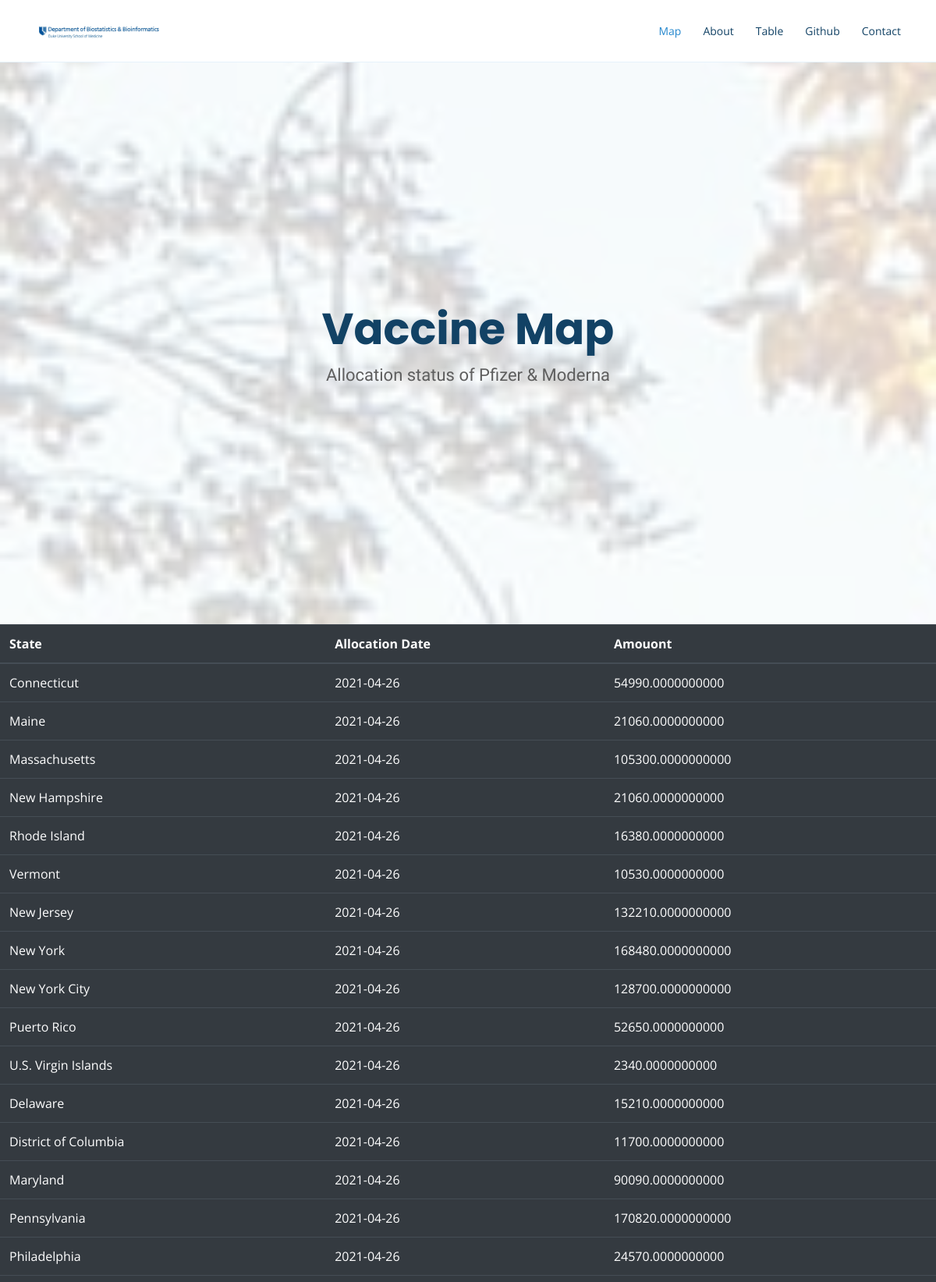
Screenshot of /table (upper part) with the database file from the repository.
### tables this page shows
CREATE TABLE Pfizer_allocation( 
    Jurisdiction          VARCHAR (255),
    Week_of_allocation      VARCHAR2 (255),
    first_dose_allocation   Numeric (20),
    second_dose_allocation  Numeric(20)
    );

### main/route.py (the view)
@app.route('/table')
def table_page():
    entry = db.session.query(pfizer).all()
    return render_template('table.html',items=entry)

### main/templates/table.html (shortened to what this page needs)
{% extends 'base.html' %}
{% block content %}
  <table class="table table-hover table-dark">
  <thead>
      <tr>
          <th scope="col">State</th>
          <th scope="col">Allocation Date</th>
          <th scope="col">Amouont</th>
      </tr>
  </thead>
  <tbody>
      {% for entry in items %}
          <tr>
              <td>{{ entry.Jurisdiction }}</td>
              <td>{{ entry.Week_of_allocation }}</td>
              <td>{{ entry.first_dose_allocation }}</td>
          </tr>
      {% endfor %}
  </tbody>
  </table>
{% endblock%}

### main/templates/base.html (shortened to what this page needs)
<!doctype html>
<html lang="en">
    <head>
        <link href="static/assets/vendor/bootstrap/css/bootstrap.min.css" rel="stylesheet">
        <link href="static/assets/vendor/icofont/icofont.min.css" rel="stylesheet">
        <link href="static/assets/vendor/boxicons/css/boxicons.min.css" rel="stylesheet">
        <link href="static/assets/vendor/remixicon/remixicon.css" rel="stylesheet">
        <link href="static/assets/vendor/venobox/venobox.css" rel="stylesheet">
        <link href="static/assets/vendor/owl.carousel/assets/owl.carousel.min.css" rel="stylesheet">
        <link href="static/assets/vendor/aos/aos.css" rel="stylesheet">
        <link href="static/assets/css/style.css" rel="stylesheet">
<link rel="stylesheet" href="https://unpkg.com/bootstrap-table@1.18.3/dist/bootstrap-table.min.css">
    </head>
    <body data-aos-easing="ease" data-aos-duration="1000" data-aos-delay="0">
        <header id="header" class="fixed-top">
            <div class="container d-flex align-items-center">
              <h1 class="logo mr-auto"><img src="static/img/DUSOM_dept_biostat.png" alt="DUSOM_dept_biostat.pdf" width="50%" height="50%"></h1>
              <nav class="nav-menu d-none d-lg-block">
                <ul>
                  <li class="active"><a href="{{ url_for('map_page') }}#map">Map</a></li>
                  <li class=""><a href="{{ url_for('map_page') }}#about">About</a></li>
                  <li class=""><a href="{{ url_for('table_page') }}">Table</a></li>
                  <li class=""><a href="https://github.com/Ocss884/Biostat821-finalproj">Github</a></li>
                  <li><a href="#contact">Contact</a></li>
                </ul>
              </nav>
            </div>
        </header>
        <section id="hero" class="d-flex align-items-center">
          <div class="container position-relative aos-init aos-animate" data-aos="fade-up" data-aos-delay="100">
            <div class="row justify-content-center">
              <div class="col-xl-7 col-lg-9 text-center">
                <h1>Vaccine Map</h1>
                <h2>Allocation status of Pfizer & Moderna</h2>
              </div>
            </div>
          </div>
        </section>
        {% block content %}
        {% endblock %}
        </body>
</html>

### main/static/assets/css/style.css (style rules this page uses)
body { font-family: "Open Sans", sans-serif; color: #444444; }
a { color: #2487ce; }
h1, h2, h3, h4, h5, h6 { font-family: "Raleway", sans-serif; }
#header { transition: all 0.5s; background: #fff; z-index: 997; padding: 15px 0; border-bottom: 1px solid #e6f2fb; }
#header .logo { font-size: 28px; margin: 0; padding: 0; line-height: 1; font-weight: 300; letter-spacing: 0.5px; font-family: "Poppins", sans-serif; }
#header .logo img { max-height: 40px; }
.nav-menu ul { margin: 0; padding: 0; list-style: none; }
.nav-menu > ul { display: flex; }
.nav-menu > ul > li { position: relative; white-space: nowrap; padding: 14px 0 14px 28px; }
.nav-menu a { display: block; position: relative; color: #124265; transition: 0.3s; font-size: 14px; font-family: "Open Sans", sans-serif; }
.nav-menu a:hover, .nav-menu .active > a, .nav-menu li:hover > a { color: #2487ce; }
.mobile-nav { position: fixed; top: 55px; right: 15px; bottom: 15px; left: 15px; z-index: 9999; overflow-y: auto; background: #fff; transition: ease-in-out 0.2s; opacity: 0; visibility: hidden; border-radius: 10px; padding: 10px 0; }
.mobile-nav * { margin: 0; padding: 0; list-style: none; }
.mobile-nav a { display: block; position: relative; color: #124265; padding: 10px 20px; font-weight: 500; outline: none; }
.mobile-nav a:hover, .mobile-nav .active > a, .mobile-nav li:hover > a { color: #2487ce; text-decoration: none; }
#hero { width: 100%; height: 100vh; position: relative; background: url("../img/hero-bg.jpg") top center; background-size: cover; position: relative; }
#hero:before { content: ""; background: rgba(255, 255, 255, 0.8); position: absolute; bottom: 0; top: 0; left: 0; right: 0; }
#hero .container { padding-top: 80px; }
#hero h1 { margin: 0; font-size: 56px; font-weight: 700; line-height: 72px; color: #124265; font-family: "Poppins", sans-serif; }
#hero h2 { color: #5e5e5e; margin: 10px 0 0 0; font-size: 22px; }
@media (min-width: 1024px) { #hero { background-attachment: fixed; } }
section { padding: 80px 0; overflow: hidden; }

### main/templates/base.html (style rules this page uses)
body { background-color: white; color: black }

### rows the page displays
Pfizer_allocation: Jurisdiction "Connecticut", Week_of_allocation "2021-04-26", first_dose_allocation "54990.0000000000"
Pfizer_allocation: Jurisdiction "Maine", Week_of_allocation "2021-04-26", first_dose_allocation "21060.0000000000"
Pfizer_allocation: Jurisdiction "Massachusetts", Week_of_allocation "2021-04-26", first_dose_allocation "105300.0000000000"
Pfizer_allocation: Jurisdiction "New Hampshire", Week_of_allocation "2021-04-26", first_dose_allocation "21060.0000000000"
Pfizer_allocation: Jurisdiction "Rhode Island", Week_of_allocation "2021-04-26", first_dose_allocation "16380.0000000000"
Pfizer_allocation: Jurisdiction "Vermont", Week_of_allocation "2021-04-26", first_dose_allocation "10530.0000000000"
Pfizer_allocation: Jurisdiction "New Jersey", Week_of_allocation "2021-04-26", first_dose_allocation "132210.0000000000"
Pfizer_allocation: Jurisdiction "New York", Week_of_allocation "2021-04-26", first_dose_allocation "168480.0000000000"
Pfizer_allocation: Jurisdiction "New York City", Week_of_allocation "2021-04-26", first_dose_allocation "128700.0000000000"
Pfizer_allocation: Jurisdiction "Puerto Rico", Week_of_allocation "2021-04-26", first_dose_allocation "52650.0000000000"
Pfizer_allocation: Jurisdiction "U.S. Virgin Islands", Week_of_allocation "2021-04-26", first_dose_allocation "2340.0000000000"
Pfizer_allocation: Jurisdiction "Delaware", Week_of_allocation "2021-04-26", first_dose_allocation "15210.0000000000"
Pfizer_allocation: Jurisdiction "District of Columbia", Week_of_allocation "2021-04-26", first_dose_allocation "11700.0000000000"
Pfizer_allocation: Jurisdiction "Maryland", Week_of_allocation "2021-04-26", first_dose_allocation "90090.0000000000"
Pfizer_allocation: Jurisdiction "Pennsylvania", Week_of_allocation "2021-04-26", first_dose_allocation "170820.0000000000"
Pfizer_allocation: Jurisdiction "Philadelphia", Week_of_allocation "2021-04-26", first_dose_allocation "24570.0000000000"
